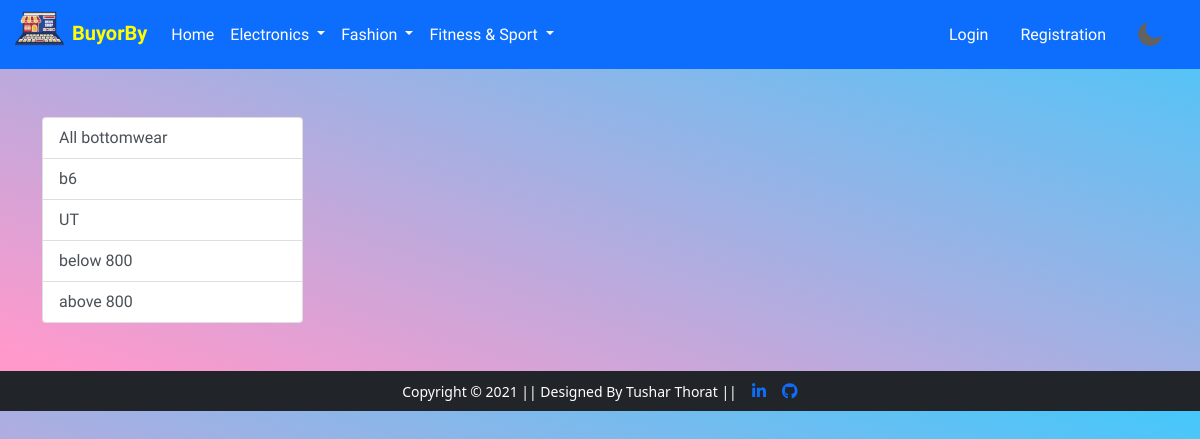
Page /bottom/ on the earlier database version.
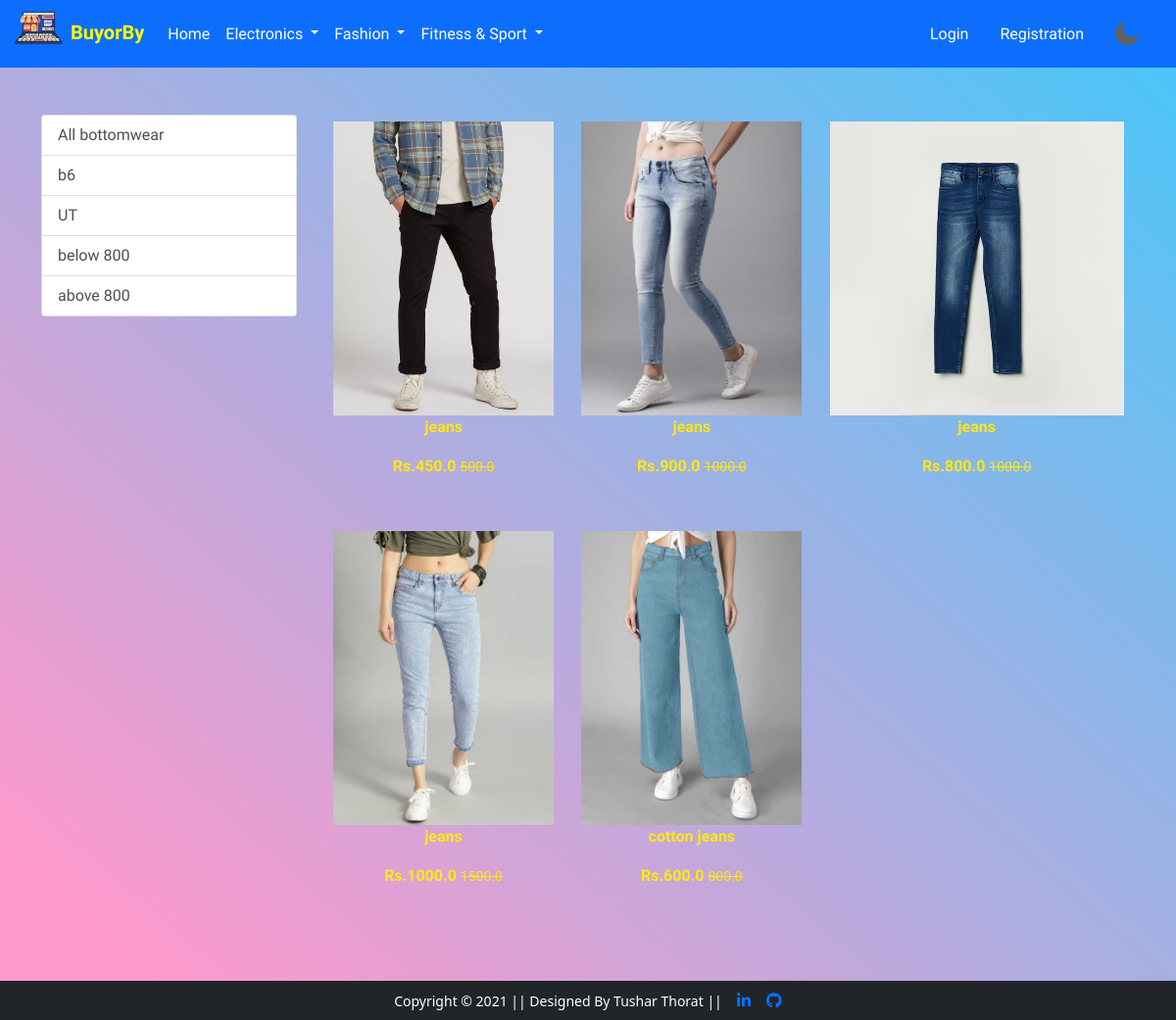
Same page on the later database version.
### app/models.py (models this page shows, shortened)
class Product(models.Model):
    title = models.CharField(max_length=100)
    selling_price =models.FloatField()
    discounted_price = models.FloatField()
    discripation = models.TextField(default = "anything")
    brand = models.CharField(max_length=100)
    category = models.CharField(choices=CATEGORY_CHOICES,max_length=2)
    product_image = models.ImageField(upload_to ='producting')

### app/views.py (the view)
# urls.py: path('bottom/', views.bottom, name='bottom'),
def bottom(request, data=None):
    if data == None:
        bottoms = Product.objects.filter(category='BW')
    elif data == 'UT' or data ==  'b6':
        bottoms =  Product.objects.filter(category='BW').filter(brand=data)
    elif data == 'below':
        bottoms =  Product.objects.filter(category='BW').filter(discounted_price__lt=800)
    elif data == 'above':
        bottoms =  Product.objects.filter(category='BW').filter(discounted_price__gt=800)
    return render(request, 'app/bottom.html',{'bottoms':bottoms})

### app/templates/app/bottom.html (shortened to what this page needs)
{% extends 'app/base.html' %}
{% load static %}
{% block main-content %}
<div class="container my-5">
 <div class="row">
  <div class="col-sm-3">
   <div class = "list-group">
     <a href = "{% url 'bottom' %}" class="list-group-item list-group-item-action"
     aria-current="true">All bottomwear</a>
     <a href = "{% url 'bottomdata' 'b6' %}" class="list-group-item list-group-item-action"
     aria-current="true">b6</a>
     <a href = "{% url 'bottomdata' 'UT' %}" class="list-group-item list-group-item-action"
     aria-current="true">UT</a>
     <a href = "{% url 'bottomdata' 'below' %}" class="list-group-item list-group-item-action"
     aria-current="true">below 800</a>
     <a href = "{% url 'bottomdata' 'above' %}" class="list-group-item list-group-item-action"
     aria-current="true">above 800</a>
   </div>
  </div>
  <div class="col-sm-8">
   <div class = "row">
     {% for product in bottoms %}
      <div class="col-sm-4 text-center mb-4">
       <a href="{% url 'product-detail' product.id %}" class="btn">
        <div class="item">
          <img src="{{product.product_image.url}}" alt=""
          height="300" class="">
          <div class="fw-bold"><p><b>{{product.title}}</b></p></div>
          <div class="fw-bold"><p><b>Rs.{{product.discounted_price}}
          <small class="fw-light text-decoration-line-through">{{product.selling_price}}</small> </b></p></div>
         </div>
       </a>
      </div>
     {% endfor %}
   </div>
  </div>
 </div>
</div>
{% endblock main-content %}

Differences in the rows shown:
now on this page (row edited): Product: product_image (picture), title "jeans", discounted_price "450.0", selling_price "500.0"
now on this page (row edited): Product: product_image (picture), title "jeans", discounted_price "900.0", selling_price "1000.0"
now on this page (row edited): Product: product_image (picture), title "jeans", discounted_price "800.0", selling_price "1000.0"
now on this page (row edited): Product: product_image (picture), title "jeans", discounted_price "1000.0", selling_price "1500.0"
now on this page (row edited): Product: product_image (picture), title "cotton jeans", discounted_price "600.0", selling_price "800.0"
